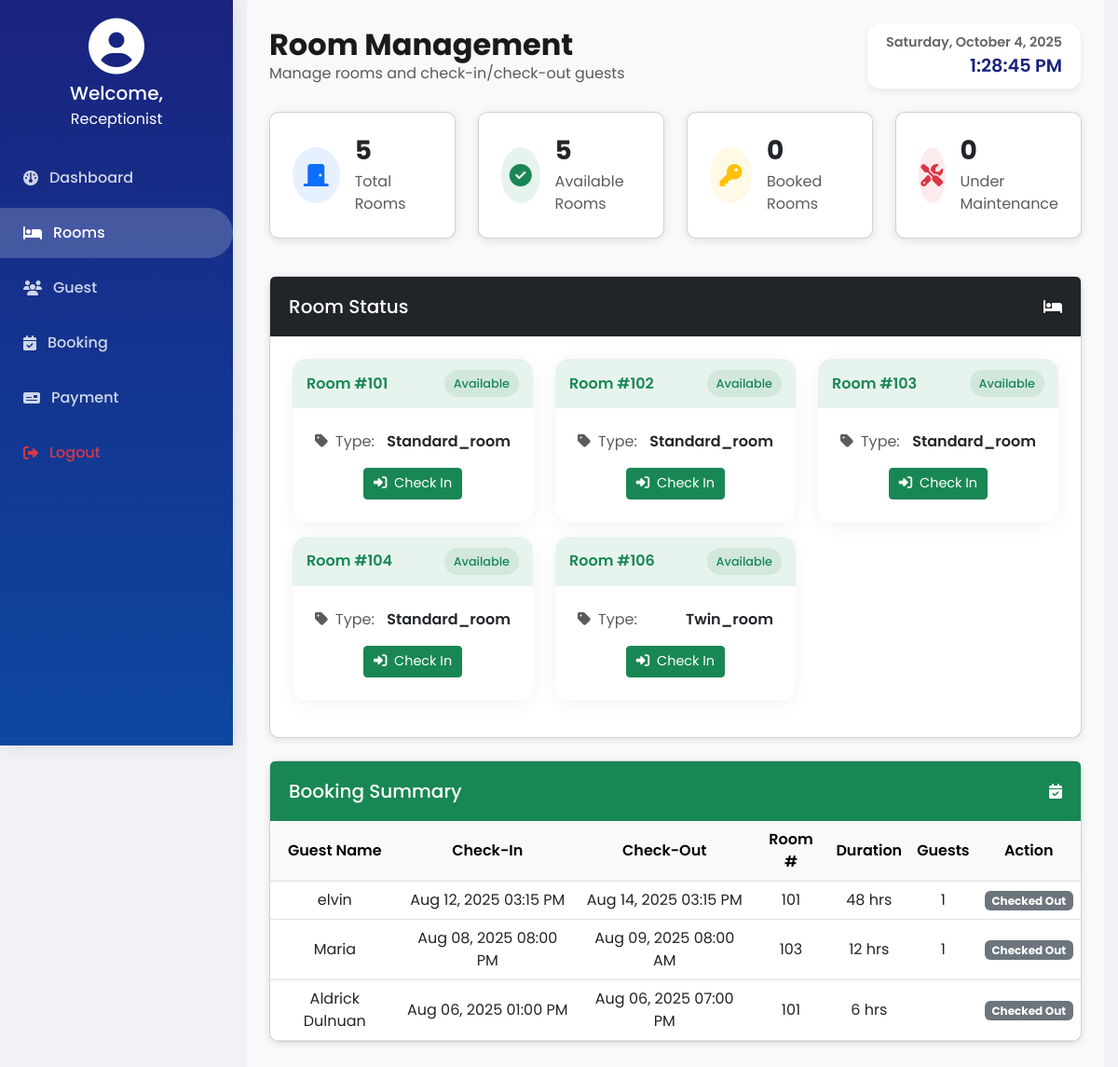
The app's page /receptionist-room.php, older data.
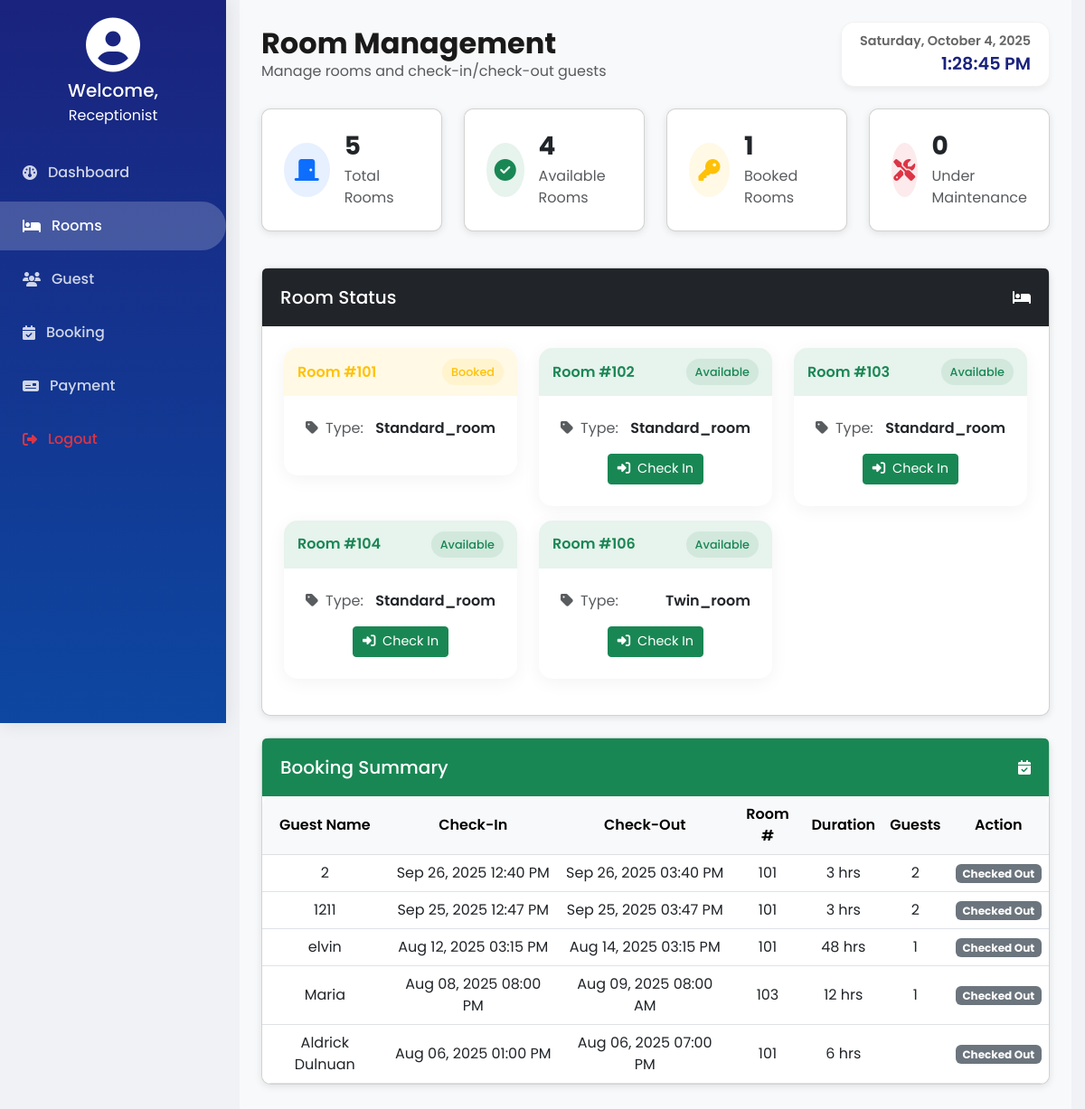
The same page, newer data.
### tables this page shows
CREATE TABLE `rooms` (
  `id` int NOT NULL,
  `room_number` int NOT NULL,
  `room_type` enum('single','twin_room','standard_room','studio','suite','queen_room','executive_room','suites','accessible_room','hollywood_twin_room','king_room','studio_hotel_rooms','villa','double_hotel_rooms','honeymoon_suite','penthouse_suite','single_hotel_rooms','adjoining_room','presidential_suite','connecting_rooms','quad_room','deluxe_room','double_room','triple_room') NOT NULL,
  `status` enum('available','booked','maintenance') NOT NULL DEFAULT 'available',
  `created_at` timestamp NULL DEFAULT CURRENT_TIMESTAMP,
  `updated_at` timestamp NULL DEFAULT CURRENT_TIMESTAMP ON UPDATE CURRENT_TIMESTAMP,
  `price_3hrs` decimal(10,2) NOT NULL DEFAULT '0.00',
  `price_6hrs` decimal(10,2) NOT NULL DEFAULT '0.00',
  `price_12hrs` decimal(10,2) NOT NULL DEFAULT '0.00',
  `price_24hrs` decimal(10,2) NOT NULL DEFAULT '0.00',
  `price_ot` decimal(10,2) NOT NULL DEFAULT '0.00'
);

CREATE TABLE `bookings` (
  `id` int NOT NULL,
  `guest_name` varchar(100) DEFAULT NULL,
  `email` varchar(255) DEFAULT NULL,
  `address` text,
  `telephone` varchar(20) DEFAULT NULL,
  `age` int DEFAULT NULL,
  `num_people` int DEFAULT NULL,
  `room_number` varchar(10) DEFAULT NULL,
  `duration` varchar(10) DEFAULT NULL,
  `payment_mode` varchar(10) DEFAULT NULL,
  `reference_number` varchar(50) DEFAULT NULL,
  `booking_token` varchar(20) DEFAULT NULL,
  `amount_paid` double DEFAULT NULL,
  `total_price` double DEFAULT NULL,
  `change_amount` double DEFAULT NULL,
  `start_date` datetime DEFAULT NULL,
  `end_date` datetime DEFAULT NULL,
  `status` varchar(20) NOT NULL DEFAULT 'upcoming',
  `created_at` timestamp NULL DEFAULT CURRENT_TIMESTAMP,
  `cancellation_reason` text,
  `cancelled_at` datetime DEFAULT NULL
);

### receptionist-room.php (the view, shortened to what the rows shown need)
<?php
require_once 'database.php';
$expiredRooms = $conn->query("
    SELECT r.room_number
    FROM rooms r
    LEFT JOIN (
        SELECT room_number, MAX(check_out_date) AS latest_checkout
        FROM checkins
        GROUP BY room_number
    ) c ON r.room_number = c.room_number
    WHERE r.status = 'booked' AND (c.latest_checkout IS NULL OR c.latest_checkout <= NOW())
");
while ($room = $expiredRooms->fetch_assoc()) {
    $room_number = (int)$room['room_number'];
    $conn->query("UPDATE rooms SET status = 'available' WHERE room_number = $room_number");
}
$allRoomsQuery = "
    SELECT r.room_number, r.room_type, r.status,
        (SELECT c.check_out_date
         FROM checkins c
         WHERE c.room_number = r.room_number AND c.check_out_date > NOW()
         ORDER BY c.check_out_date DESC
         LIMIT 1) AS check_out_date
    FROM rooms r
";
$resultRooms = $conn->query($allRoomsQuery);
?>
<!DOCTYPE html>
<html lang="en">
<head>
    <link href="https://cdn.jsdelivr.net/npm/bootstrap@5.3.0/dist/css/bootstrap.min.css" rel="stylesheet">
    <link rel="stylesheet" href="https://cdnjs.cloudflare.com/ajax/libs/font-awesome/6.4.2/css/all.min.css">
    <link href="style.css" rel="stylesheet">
</head>
<body>
<div class="content p-4">
    <div class="d-flex justify-content-between align-items-center mb-4">
        <div>
            <h2 class="fw-bold mb-0">Room Management</h2>
        </div>
    </div>
    <div class="card mb-4">
        <div class="card-body">
            <div class="row">
                <?php while ($room = $resultRooms->fetch_assoc()): ?>
                    <div class="col-md-4 mb-3">
                        <div class="card room-card <?= $room['status'] ?>"
                            onclick="cardClicked(event, <?= $room['room_number']; ?>, '<?= $room['status'] ?>')">
                            <div class="card-header d-flex justify-content-between align-items-center">
                                <span>Room #<?= htmlspecialchars($room['room_number']); ?></span>
                                <span class="status-badge status-<?= $room['status'] ?>"><?= ucfirst($room['status']) ?></span>
                            </div>
                            <div class="card-body">
                                <div class="d-flex justify-content-between align-items-center mb-3">
                                    <span class="text-muted"><i class="fas fa-tag me-2"></i>Type:</span>
                                    <span class="fw-semibold"><?= ucfirst($room['room_type']) ?></span>
                                </div>
                                <?php if ($room['status'] === 'booked' && !empty($room['check_out_date'])): ?>
                                    <div class="d-flex justify-content-between align-items-center mb-3">
                                        <span class="text-muted"><i class="fas fa-clock me-2"></i>Time Left:</span>
                                        <span class="countdown-timer" data-room="<?= $room['room_number']; ?>" data-checkout="<?= $room['check_out_date']; ?>">Loading...</span>
                                    </div>
                                    <div class="d-flex justify-content-between mt-3">
                                        <form method="POST" action="receptionist-room.php" class="d-inline extend-form">
                                            <input type="hidden" name="room_number" value="<?= $room['room_number']; ?>">
                                            <button type="submit" name="extend" class="btn btn-sm btn-warning">
                                                <i class="fas fa-clock me-1"></i> Extend
                                            </button>
                                        </form>
                                        <form method="POST" action="receptionist-room.php" class="d-inline checkout-form">
                                            <input type="hidden" name="room_number" value="<?= $room['room_number']; ?>">
                                            <button type="submit" name="checkout" class="btn btn-sm btn-danger">
                                                <i class="fas fa-sign-out-alt me-1"></i> Check Out
                                            </button>
                                        </form>
                                    </div>
                                <?php elseif ($room['status'] === 'available'): ?>
                                    <div class="d-flex justify-content-center mt-3">
                                        <a href="check-in.php?room_number=<?= $room['room_number']; ?>" class="btn btn-sm btn-success">
                                            <i class="fas fa-sign-in-alt me-1"></i> Check In
                                        </a>
                                    </div>
                                <?php endif; ?>
                            </div>
                        </div>
                    </div>
                <?php endwhile; ?>
            </div>
        </div>
    </div>
    <div class="card mb-4">
    <div class="card-body p-0">
        <div class="table-responsive">
            <table class="table table-hover mb-0">
                <thead class="table-light">
                    <tr>
                        <th>Guest Name</th>
                        <th>Check-In</th>
                        <th>Check-Out</th>
                        <th>Room #</th>
                        <th>Duration</th>
                        <th>Guests</th>
                        <th>Action</th>
                    </tr>
                </thead>
                <tbody>
                    <?php
                        $summary_result = $conn->query("SELECT guest_name, start_date, end_date, room_number, duration, num_people FROM bookings ORDER BY start_date DESC");
                        if ($summary_result->num_rows > 0):
                            while ($booking = $summary_result->fetch_assoc()):
                                $room_number = (int)$booking['room_number'];
                                $booking_end = $booking['end_date'];
                                $guest_name = $booking['guest_name'];
                                $now = new DateTime();
                                $booking_end_dt = new DateTime($booking_end);
                                $booking_finished = $now >= $booking_end_dt;
                                $already_checked_in = false;
                                $occupied_by_other = false;
                                $checked_out_for_booking = false;
                                if (! $already_checked_in) {
                                    $coStmt = $conn->prepare("
                                        SELECT id
                                        FROM checkins
                                        WHERE room_number = ?
                                          AND guest_name = ?
                                          AND check_out_date <= NOW()
                                        ORDER BY check_out_date DESC
                                        LIMIT 1
                                    ");
                                    $coStmt->bind_param("is", $room_number, $guest_name);
                                    $coStmt->execute();
                                    $coRes = $coStmt->get_result();
                                    if ($coRes && $coRes->num_rows > 0) {
                                        $checked_out_for_booking = true;
                                    }
                                }
                    ?>
                    <tr>
                        <td class="align-middle"><?= htmlspecialchars($booking['guest_name']) ?></td>
                        <td class="align-middle"><?= date("M d, Y h:i A", strtotime($booking['start_date'])) ?></td>
                        <td class="align-middle"><?= date("M d, Y h:i A", strtotime($booking['end_date'])) ?></td>
                        <td class="align-middle"><?= $booking['room_number'] ?></td>
                        <td class="align-middle"><?= $booking['duration'] ?> hrs</td>
                        <td class="align-middle"><?= $booking['num_people'] ?></td>
                        <td class="align-middle">
                            <?php
                                $room_check = $conn->prepare("SELECT status FROM rooms WHERE room_number = ?");
                                $room_check->bind_param("i", $booking['room_number']);
                                $room_check->execute();
                                $room_result = $room_check->get_result();
                                $room = $room_result->fetch_assoc();
                                if ($already_checked_in):
                            ?>
                                <span class="badge bg-success">In Use by <?= htmlspecialchars($guest_name) ?></span>
                            <?php elseif ($checked_out_for_booking || $booking_finished): ?>
                                <span class="badge bg-secondary">Checked Out</span>
                            <?php elseif ($occupied_by_other): ?>
                                <span class="badge bg-warning text-dark">Room Unavailable</span>
                            <?php else: ?>
                                <span class="badge bg-secondary">Room Unavailable</span>
                            <?php endif; ?>
                        </td>
                    </tr>
                    <?php endwhile; else: ?>
                        <tr><td colspan="7" class="text-center py-4 text-muted">No bookings found.</td></tr>
                    <?php endif; ?>
                </tbody>
            </table>
        </div>
    </div>
</div>
</div>
</body>
</html>

Row changes from the older to the newer data that the page shows:
changed rooms: status "Available" → "Booked"; no longer shows "Check In"
added bookings: guest_name "2", start_date "Sep 26, 2025 12:40 PM", end_date "Sep 26, 2025 03:40 PM", room_number "101", duration "3", num_people "2"
added bookings: guest_name "1211", start_date "Sep 25, 2025 12:47 PM", end_date "Sep 25, 2025 03:47 PM", room_number "101", duration "3", num_people "2", shows "Checked Out"
Text that changed along with them:
$availableRooms: "5" → "4"
$bookedRooms: "0" → "1"
